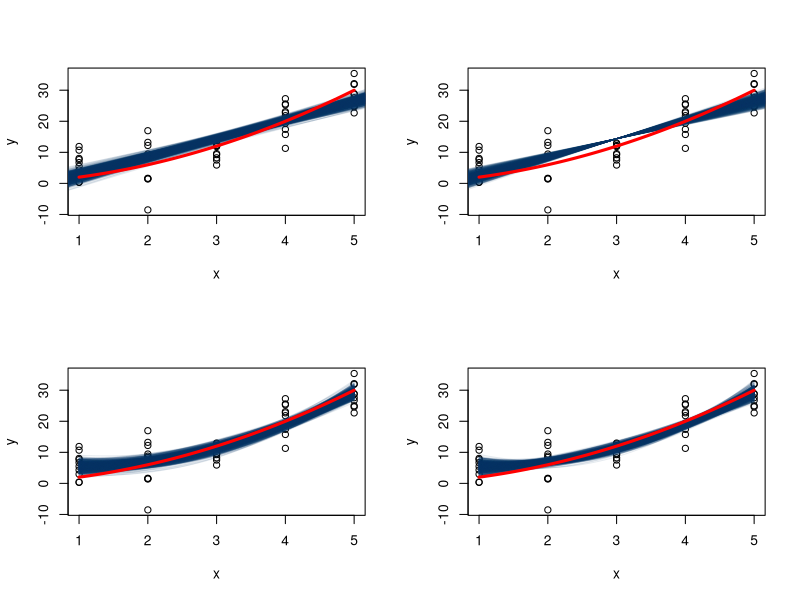

Source code (R):
xUnique = 1:5
trueCoeff = c(0, 1, 1)

getData = function(coefs = c(0, 1, 1), xs = 1:5, dupl = 10,
                   sd = 5, seed=2222){
  ### This function creates the artificial data
  set.seed(seed)
  x = rep(xs, each = dupl)
  y = coefs[1] + coefs[2]*x + coefs[3] * x^2 + 
      rnorm(length(x), 0, sd)
  return(data.frame(x, y))
}

### 
genBootY = function(x, y, rep = TRUE){
  ### For each unique x value, take a sample of the
  ### corresponding y values, with replacement.
  ### Return a vector of random y values the same length as y
  ### You can assume that the xs are sorted
  ### Hint use tapply here!
  unique <- unique(x)
  count <- length(unique)
  value <- c()
  for (i in 1:count){
    amount <- length(grep(unique[i],x))
    possibleY <- c()
    for (j in 1:amount){
      possibleY <- c(possibleY,y[grep(unique[i],x)])
      value[grep(unique[i],x)] <- sample(possibleY,size=amount,replace=TRUE)
    }
  }
  return(value)

}

genBootR = function(fit, err, rep = TRUE){
  ### Sample the errors 
  ### Add the errors to the fit to create a y vector
  ### Return a vector of y values the same length as fit
  ### HINT: It can be easier to sample the indices than the values
  errors = sample(err, 50, replace = FALSE)
  y = fit + errors
  return (y)
 
}

fitModel = function(x, y, degree = 1){
  ### use the lm function to fit a line of a quadratic 
  ### e.g. y ~ x or y ~ x + I(x^2)
  ### y and x are numeric vectors of the same length
  ### Return the coefficients as a vector 
  ### HINT: Take a look at the repBoot function to see how to use lm()
  if (degree == 1){
    a = lm (y ~ x)
    coeff = a$coefficients 
  } else if (degree == 2){
    a = lm (y ~ x + I(x^2))
    coeff = a$coefficients 
  } 
  return(coeff)
}

oneBoot = function(data, fit = NULL, degree = 1){
  ###  data are either your data (from call to getData)
  ###  OR fit and errors from fit of line to data
  ###  OR fit and errors from fit of quadratic to data  
  ### Use fitModel to fit a model to this bootstrap Y 
  if (is.null(fit) == TRUE) {
    new_y = genBootY(data[,1], data[,2])  
    a = fitModel(data[,1], new_y, degree = degree)
    myModel = a
  }
  else {
    new_y = genBootR(fit[,1], fit[,2])  
    a = fitModel(data[,1], new_y, degree = degree)
    myModel = a
  }
  return(myModel)
}

repBoot = function(data, B = 1000){
  
  ### Set up the inputs you need for oneBoot, i.e.,
  ### create errors and fits for line and quadratic

  ### replicate a call to oneBoot B times
  ### format the return value so that you have a list of
  ### length 4, one for each set of coefficients
  ### each element will contain a data frame with B rows
  ### and one or two columns, depending on whether the 
  ### fit is for a line or a quadratic
  ### Return this list
  
  ### Replicate a call to oneBoot B times for 
  ### each of the four conditions
  
  
  ### Format the return value so that you have a list of
  ### length 4, one for each set of coefficients
  ### each element will contain a matrix with B columns
  ### and two or three rows, depending on whether the 
  ### fit is for a line or a quadratic
  ### Return this list
  l = list()
  c1 = lm(data$y~data$x)$fitted.values
  c2 = lm(data$y~data$x)$residuals
  fit.new = cbind(c1, c2)
  l[[1]] = replicate(B, oneBoot(data, fit = NULL, degree=1))
  l[[2]] = replicate(B, oneBoot(data,fit = fit.new, degree=1))
  c3 = lm(data$y ~ data$x + I((data$x)^2))$fitted.values
  c4 = lm(data$y ~ data$x + I((data$x)^2))$residuals
  fit.new2 = cbind(c3, c4)
  l[[3]] = replicate(B, oneBoot(data,fit = NULL, degree=2))
  l[[4]] = replicate(B, oneBoot(data,fit = fit.new2, degree=2))
  return(l)
} 

bootPlot = function(x, y, coeff, trueCoeff){
  ### x and y are the original data
  ### coeff is a matrix from repBoot
  ### trueCoeff contains the true coefficients 
  ### that generated the data
  
  ### Make a scatter plot of data

  ### Add lines or curves for each row in coeff
  ### Use transparency
  ### You should use mapply to construct all 
  ### 1000 of the bootstrapped lines of best fit 
  ### Have a look at ?mapply for details.
  ### This can be done in ggplot2 or base graphics.
  
  ### Use trueCoeff to add true line/curve - 
  ###  Make the true line/curve stand out
  plot(y~x)
  if (nrow(coeff) == 2){
    mapply(abline, coeff[1,],coeff[2,],col=rgb(0,0.2,.4,0.1))
  }
  if (nrow(coeff) == 3){
    mapply(function(a,b,c){curve(a+b*x + c*(x^2),col=rgb(0,0.2,.4,0.1), add=TRUE)}, a=coeff[1,],b=coeff[2,],c=coeff[3,])
  }
  curve(trueCoeff[1]+trueCoeff[2]*x + trueCoeff[3]*(x^2),col="red",add=TRUE,lwd=3)
}

### Run your simulation by calling this function
### This function doesn't need any changing
runSim = function() {
  xUnique = 1:5
  trueCoeff = c(0, 1, 1)
  myData = getData(coefs = trueCoeff, xs = xUnique)
  expt = repBoot(data = myData)
  par(mfrow = c(2, 2))
  for (i in 1:4){
   bootPlot(myData$x, myData$y, 
            coeff = expt[[i]], trueCoeff) 
  }
  return(expt)
}
runSim()